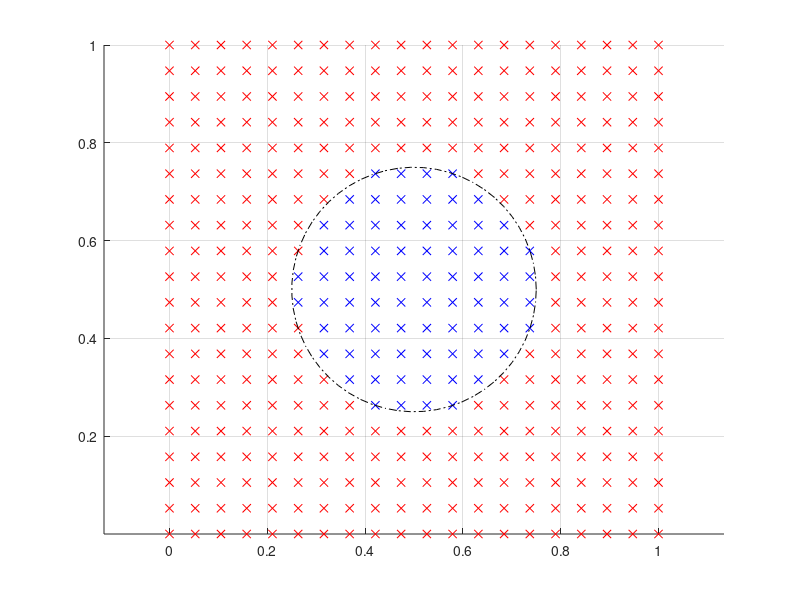

The MATLAB script that drew this image: (Note: this script raises an error after producing the figure.)
clear; clc; close all;

xmax = 1;
ymax = 1;
ar = xmax/ymax;

nx = 20;
ny = nx/ar;

% Create grid points
X = linspace(0,xmax,nx);
Y = linspace(0,ymax,ny);
[x,y] = ndgrid(X,Y);

% Generate a parametric closed curve
np = 60;
t = linspace(0,2*pi,np);
cx = xmax/2; cy = ymax/2;
radius = 0.2;

a = 0.25;
b = 0.25;
xp = a* cos(t) + cx;
yp = b*sin(t) + cy;

% Tells us the index of x and y which are inside or on the closed curve.so                          
[in, on] = inpolygon(x,y,xp,yp);

% Define flags
solid = logical(in + on);
liquid = ~solid;

hold on
plot(x(liquid),y(liquid),'rx')
plot(x(solid),y(solid),'bx')
plot(xp,yp,'k-.')
axis equal
grid on

% Loop over non-boundary nodes
for i = 2:nx-1
    for j = 2:ny-1
        % Loop over only liquid nodes
        if liquid(i,j)
%             plot(x(i,j),y(i,j),'ro')
            % Check for all the four neighbouring nodes
            if solid(i+1,j)
%                 plot(x(i+1,j),y(i+1,j),'ro')
                % Calculate the intersection point
                px = [x(i,j),x(i+1,j)];
                py = [y(i,j),y(i+1,j)];
                [xi, yi] = polyxpoly(xp,yp,px,py);     
                plot(xi,yi,'mo')
            end
                
            if solid(i-1,j)
%                 plot(x(i-1,j),y(i-1,j),'ro')
                px = [x(i-1,j),x(i,j)];
                py = [y(i-1,j),y(i,j)];
                [xi, yi] = polyxpoly(xp,yp,px,py);
                plot(xi,yi,'mo')
            end
                
            if solid(i,j+1)
%                 plot(x(i,j+1),y(i,j+1),'ro')
                px = [x(i,j),x(i,j+1)];
                py = [y(i,j),y(i,j+1)];
                [xi, yi] = polyxpoly(xp,yp,px,py);
                plot(xi,yi,'mo')
            end
                           
            if solid(i,j-1)
%                 plot(x(i,j-1),y(i,j-1),'ro')
                px = [x(i,j-1),x(i,j)];
                py = [y(i,j-1),y(i,j)];
                [xi, yi] = polyxpoly(xp,yp,px,py);
                plot(xi,yi,'mo')             
            end
        end
    end
end
